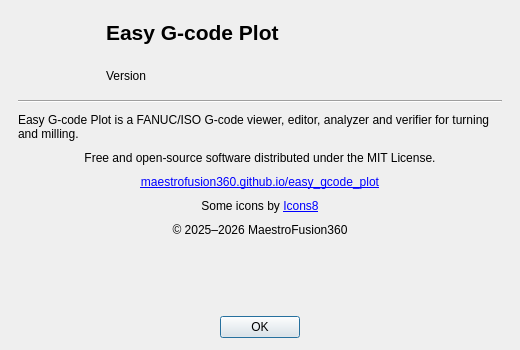
<?xml version="1.0" encoding="UTF-8"?>
<ui version="4.0">
    <class>AboutDlg</class>
    <widget class="QDialog" name="AboutDlg">
        <property name="geometry">
            <rect>
                <x>0</x>
                <y>0</y>
                <width>520</width>
                <height>350</height>
            </rect>
        </property>
        <property name="minimumSize">
            <size>
                <width>520</width>
                <height>350</height>
            </size>
        </property>
        <property name="maximumSize">
            <size>
                <width>520</width>
                <height>350</height>
            </size>
        </property>
        <property name="windowTitle">
            <string>About Easy G-code Plot</string>
        </property>
        <layout class="QVBoxLayout" name="verticalLayout">
            <property name="spacing">
                <number>10</number>
            </property>
            <property name="leftMargin">
                <number>18</number>
            </property>
            <property name="topMargin">
                <number>18</number>
            </property>
            <property name="rightMargin">
                <number>18</number>
            </property>
            <property name="bottomMargin">
                <number>12</number>
            </property>
            <item>
                <layout class="QHBoxLayout" name="headerLayout">
                    <property name="spacing">
                        <number>16</number>
                    </property>
                    <item>
                        <widget class="QLabel" name="logoLabel">
                            <property name="minimumSize">
                                <size>
                                    <width>72</width>
                                    <height>72</height>
                                </size>
                            </property>
                            <property name="maximumSize">
                                <size>
                                    <width>72</width>
                                    <height>72</height>
                                </size>
                            </property>
                            <property name="pixmap">
                                <pixmap resource="../../../resources/files_res.qrc">:/resource/icons/logo_256x256.png</pixmap>
                            </property>
                            <property name="scaledContents">
                                <bool>true</bool>
                            </property>
                            <property name="alignment">
                                <set>Qt::AlignmentFlag::AlignCenter</set>
                            </property>
                        </widget>
                    </item>
                    <item>
                        <layout class="QVBoxLayout" name="titleLayout">
                            <item>
                                <widget class="QLabel" name="titleLabel">
                                    <property name="font">
                                        <font>
                                            <pointsize>16</pointsize>
                                            <bold>true</bold>
                                        </font>
                                    </property>
                                    <property name="text">
                                        <string>Easy G-code Plot</string>
                                    </property>
                                </widget>
                            </item>
                            <item>
                                <widget class="QLabel" name="versionLabel">
                                    <property name="text">
                                        <string>Version</string>
                                    </property>
                                </widget>
                            </item>
                        </layout>
                    </item>
                </layout>
            </item>
            <item>
                <widget class="QFrame" name="line">
                    <property name="frameShape">
                        <enum>QFrame::Shape::HLine</enum>
                    </property>
                    <property name="frameShadow">
                        <enum>QFrame::Shadow::Sunken</enum>
                    </property>
                </widget>
            </item>
            <item>
                <widget class="QLabel" name="descriptionLabel">
                    <property name="text">
                        <string>Easy G-code Plot is a FANUC/ISO G-code viewer, editor, analyzer and verifier for turning and milling.</string>
                    </property>
                    <property name="wordWrap">
                        <bool>true</bool>
                    </property>
                    <property name="alignment">
                        <set>Qt::AlignmentFlag::AlignLeft|Qt::AlignmentFlag::AlignVCenter</set>
                    </property>
                </widget>
            </item>
            <item>
                <widget class="QLabel" name="licenseLabel">
                    <property name="text">
                        <string>Free and open-source software distributed under the MIT License.</string>
                    </property>
                    <property name="alignment">
                        <set>Qt::AlignmentFlag::AlignCenter</set>
                    </property>
                </widget>
            </item>
            <item>
                <widget class="QLabel" name="websiteLabel">
                    <property name="text">
                        <string notr="true">&lt;a href="https://maestrofusion360.github.io/easy_gcode_plot/"&gt;maestrofusion360.github.io/easy_gcode_plot&lt;/a&gt;</string>
                    </property>
                    <property name="alignment">
                        <set>Qt::AlignmentFlag::AlignCenter</set>
                    </property>
                    <property name="openExternalLinks">
                        <bool>true</bool>
                    </property>
                </widget>
            </item>
            <item>
                <widget class="QLabel" name="icons8Label">
                    <property name="text">
                        <string notr="true">Some icons by &lt;a href="https://icons8.com"&gt;Icons8&lt;/a&gt;</string>
                    </property>
                    <property name="alignment">
                        <set>Qt::AlignmentFlag::AlignCenter</set>
                    </property>
                    <property name="openExternalLinks">
                        <bool>true</bool>
                    </property>
                </widget>
            </item>
            <item>
                <widget class="QLabel" name="dateLabel">
                    <property name="text">
                        <string>© 2025–2026 MaestroFusion360</string>
                    </property>
                    <property name="alignment">
                        <set>Qt::AlignmentFlag::AlignCenter</set>
                    </property>
                </widget>
            </item>
            <item>
                <spacer name="verticalSpacer">
                    <property name="orientation">
                        <enum>Qt::Orientation::Vertical</enum>
                    </property>
                    <property name="sizeHint" stdset="0">
                        <size>
                            <width>20</width>
                            <height>10</height>
                        </size>
                    </property>
                </spacer>
            </item>
            <item>
                <widget class="QDialogButtonBox" name="buttonBox">
                    <property name="orientation">
                        <enum>Qt::Orientation::Horizontal</enum>
                    </property>
                    <property name="standardButtons">
                        <set>QDialogButtonBox::StandardButton::Ok</set>
                    </property>
                    <property name="centerButtons">
                        <bool>true</bool>
                    </property>
                </widget>
            </item>
        </layout>
    </widget>
    <resources>
        <include location="../../../resources/files_res.qrc"/>
    </resources>
    <connections>
        <connection>
            <sender>buttonBox</sender>
            <signal>accepted()</signal>
            <receiver>AboutDlg</receiver>
            <slot>accept()</slot>
            <hints>
                <hint type="sourcelabel">
                    <x>259</x>
                    <y>285</y>
                </hint>
                <hint type="destinationlabel">
                    <x>259</x>
                    <y>155</y>
                </hint>
            </hints>
        </connection>
    </connections>
</ui>
